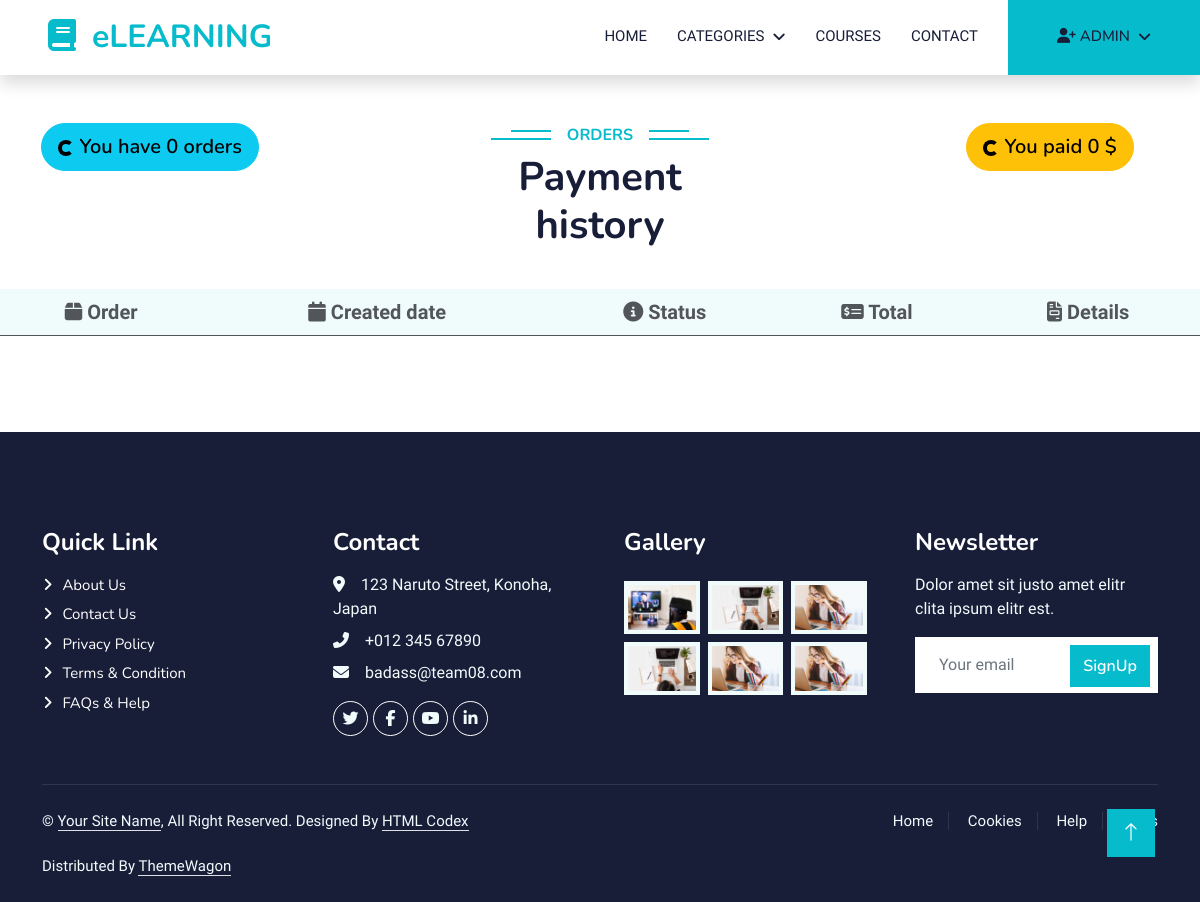
Before: /order/payment_history/ (signed in) with the older database file.
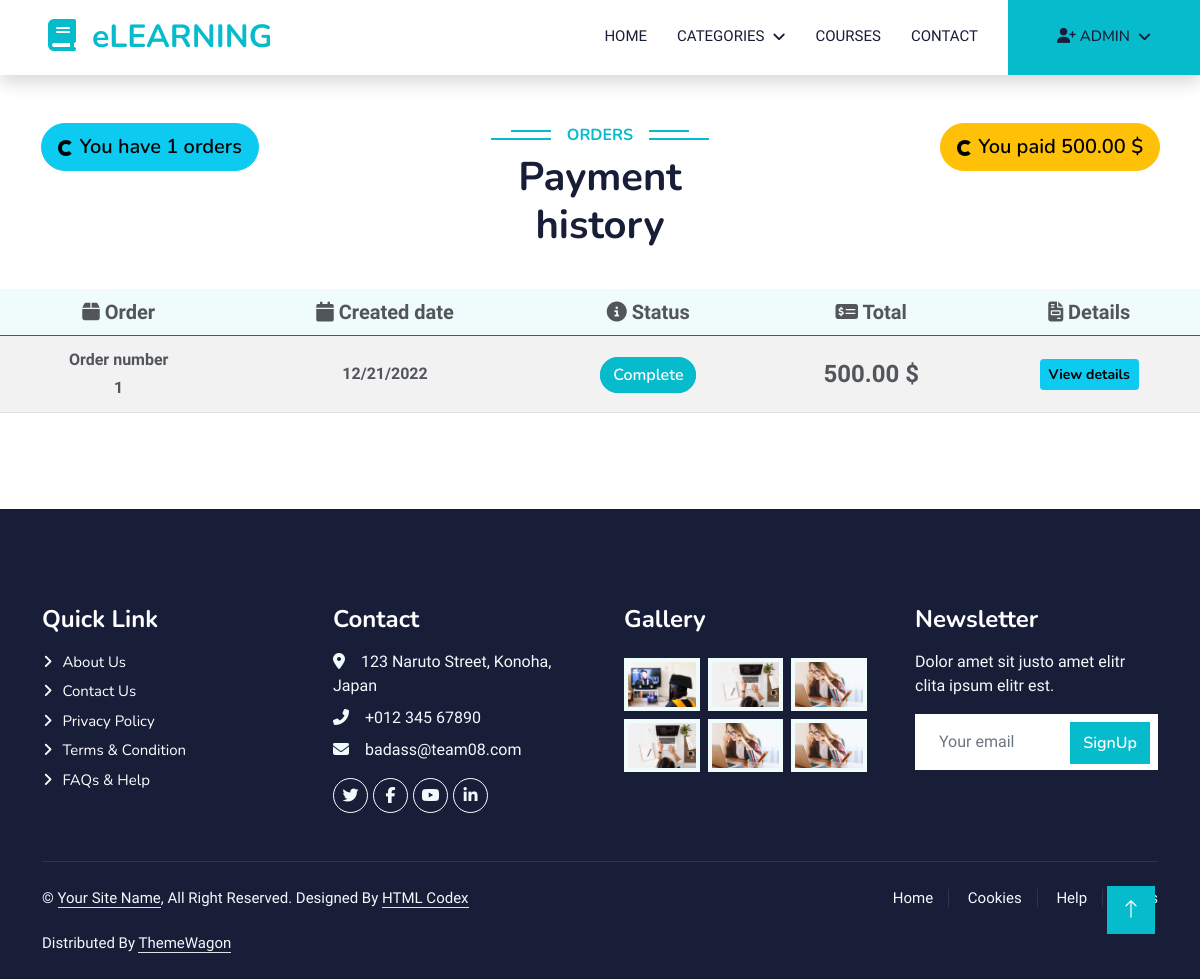
After: the same page with the newer database file.
### order/models.py (models this page shows)
class Order(models.Model):
    PAYMENT_STATUS_PENDING = 'P'
    PAYMENT_STATUS_COMPLETE = 'C'
    PAYMENT_STATUS_FAILED = 'F'
    PAYMENT_STATUS_CHOICES = [
        (PAYMENT_STATUS_PENDING, 'Pending'),
        (PAYMENT_STATUS_COMPLETE, 'Complete'),
        (PAYMENT_STATUS_FAILED, 'Failed')
    ]
    placed_at = models.DateTimeField(auto_now_add=True)
    total = models.DecimalField(max_digits=8, decimal_places=2,
                                validators=[MinValueValidator(0)], blank=True, null=True)
    payment_status = models.CharField(
        max_length=1, choices=PAYMENT_STATUS_CHOICES, default=PAYMENT_STATUS_PENDING)
    user = models.ForeignKey(Account, on_delete=models.PROTECT)
    def get_payment_status(self):
        return self.get_payment_status_display()
    def get_order_details(self):
        return self.orderdetail_set.all()

### order/views.py (the view)
# urls.py: path('payment_history/', views.payment_history, name='payment_history'),
@login_required
def payment_history(request, total_paid=0):
    orders = Order.objects.filter(user=request.user)
    for order in orders:
        total_paid += order.total
    context = {
        'orders': orders,
        'total_paid': total_paid
    }
    return render(request, 'order/payment_history.html', context=context)

### account/models.py (called while the page is built)
    def full_name(self):
        return self.first_name + " " + self.last_name

### course/context_processors.py (called while the page is built)
def menu_links(request):
    links = Category.objects.all()
    return dict(links=links)

### course/models.py (called while the page is built)
    def get_url(self):
        return reverse('course_by_category', args=[self.slug])

### templates/order/payment_history.html (shortened to what this page needs)
{% extends 'base.html' %} {% load static %} {% block content %}
<div class="container-fluid py-5">
  <div
    class="text-center wow fadeInUp row justify-content-between"
    data-wow-delay="0.1s"
  >
    <div class="col-md-3">
      <button class="btn btn-info btn-lg rounded-pill">
        <span class="spinner-border spinner-border-sm"></span>
        You have {{orders.count}} orders
      </button>
    </div>
    <div class="col-md-3">
      <h6 class="section-title bg-white text-center text-primary px-3">
        Orders
      </h6>
      <h1 class="mb-4">Payment history</h1>
    </div>
    <div class="col-md-3">
      <button class="btn btn-warning btn-lg rounded-pill">
        <span class="spinner-border spinner-border-sm"></span>
        You paid {{total_paid}} $
      </button>
    </div>
    <table
      class="table table-striped table-responsive align-middle mb-0 bg-white mt-3"
    >
      <thead class="bg-light text-center fs-5">
        <tr>
          <th><i class="fa-solid fa-box"></i> Order</th>
          <th><i class="fa-solid fa-calendar"></i> Created date</th>
          <th><i class="fa-solid fa-circle-info"></i> Status</th>
          <th><i class="fa-solid fa-money-check-dollar"></i> Total</th>
          <th><i class="fa-sharp fa-solid fa-file-invoice"></i> Details</th>
        </tr>
      </thead>
      <tbody class="text-center">
        {% for order in orders %}
        <tr>
          <td>
            <p class="fw-bold m-1">Order number</p>
            <p class="fw-bold m-1">{{forloop.counter}}</p>
          </td>
          <td>
            <p class="fw-semi-bold m-1 fw-5">
              {{order.placed_at|date:"SHORT_DATE_FORMAT"}}
            </p>
          </td>
          <td>
            <span
              class="btn {% if order.get_payment_status == 'Complete' %} btn-primary {% elif order.get_payment_status == 'Pending' %} btn-warning {% else %} btn-danger {% endif %} rounded-pill d-inline m-1"
              >{{order.get_payment_status}}</span
            >
          </td>
          <td class="fw-semi-bold fs-4">{{order.total}} $</td>
          <td>
            <button
              type="button"
              class="btn btn-info btn-rounded btn-sm fw-bold"
              data-mdb-ripple-color="dark"
              data-bs-toggle="modal"
              data-bs-target="#mymodal{{order.id}}"
            >
              View details
            </button>
          </td>
        </tr>
        {% endfor %}
      </tbody>
    </table>
  </div>
</div>
{% endblock content %}

Changed rows visible on the page:
added Order: placed_at "12/21/2022", get_payment_status "Complete", total "500.00"
Other visible differences:
{{ orders.count }}: "0" → "1"
{{ total_paid }}: "0" → "500.00"
